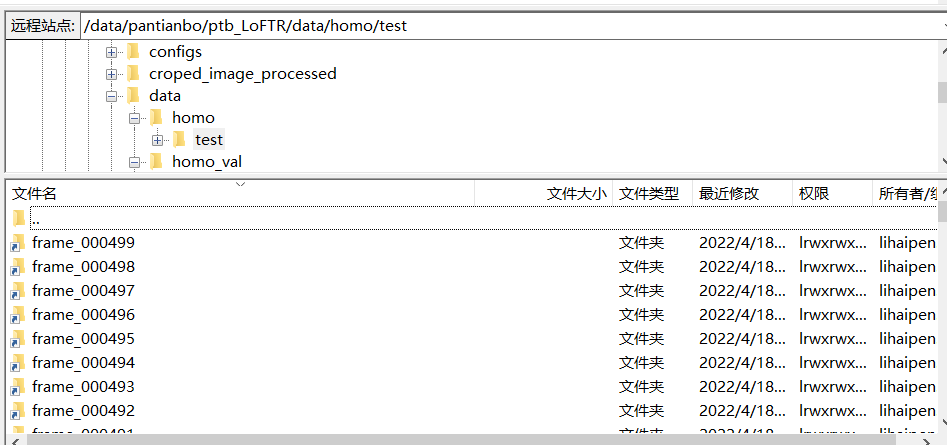
#> input picture assets/soft-links.PNG, 947 x 445 px, given as the content of the folder ../assets/soft-links.PNG, which was not available
$ python -i Process_data.py   (imports and definitions only)
#> lines starting #> are read from the running program, lines starting #| are printed output that depends on the picture; pictures that were not available may be replaced by others from this repository, and a replacement may not be noted
import cv2
import random
import numpy as np
from numpy.linalg import inv
from matplotlib import pyplot as plt
import os
import imageio
import pdb


### This function is provided by Mez Gebre's repository "deep_homography_estimation"
#   https://github.com/mez/deep_homography_estimation
#   Dataset_Generation_Visualization.ipynb

def create_gif(image_list, gif_name, duration=0.35):
    frames = []
    for image_name in image_list:
        frames.append(image_name)
    imageio.mimsave(gif_name, frames, 'GIF', duration=duration)
    return

def ImagePreProcessing(image, path):
#> called with image = 'soft-links.PNG', path = '../assets/soft-links.PNG'
    img = cv2.imread(path + '/%s' % image, 0)
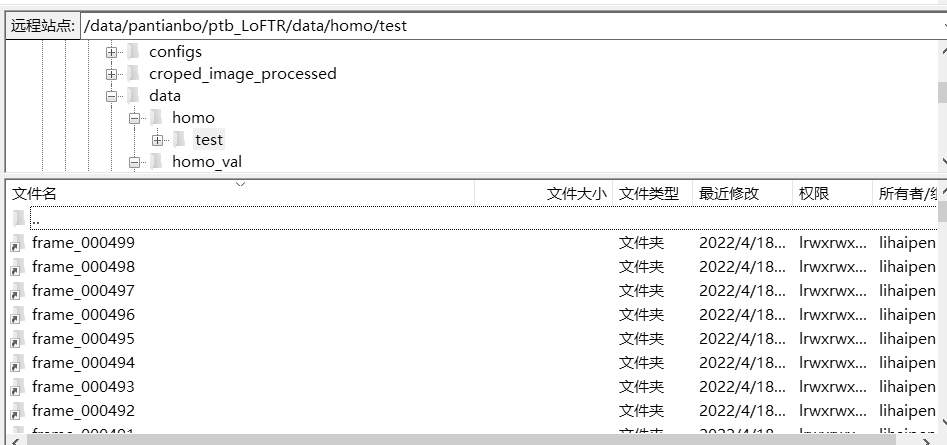
#> img: shape (445, 947); min 0, max 255, mean 242.9
    img = cv2.resize(img, (700, 700))
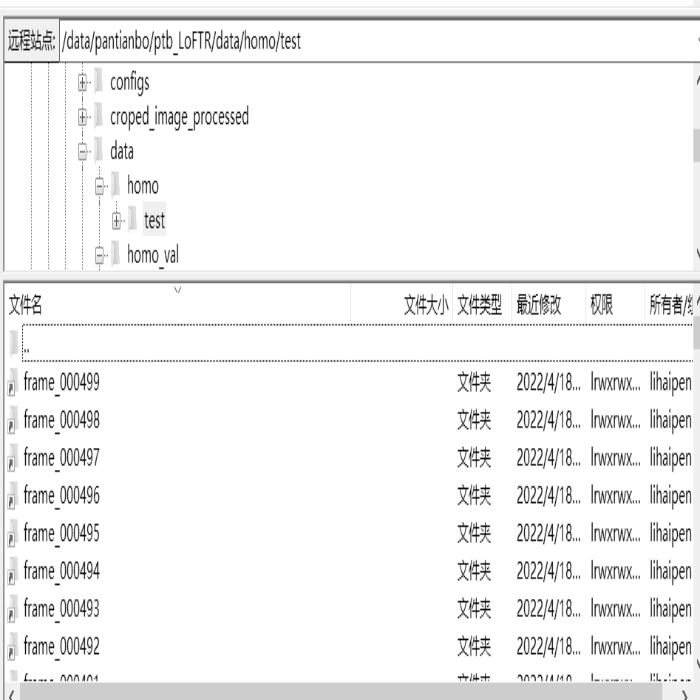
#> img: shape (700, 700); min 0, max 255, mean 242.9

    rho = 50
    patch_size = 500
    top_point = (50, 50)
    left_point = (patch_size + 50, 50)
    bottom_point = (patch_size + 50, patch_size + 50)
    right_point = (50, patch_size + 50)
    test_image = img.copy()
    four_points = [top_point, left_point, bottom_point, right_point]

    perturbed_four_points = []
    for point in four_points:
        perturbed_four_points.append((point[0] + random.randint(-rho, rho), point[1] + random.randint(-rho, rho)))

    H = cv2.getPerspectiveTransform(np.float32(four_points), np.float32(perturbed_four_points))
    H_inverse = inv(H)

    warped_image = cv2.warpPerspective(img, H_inverse, (700,700))
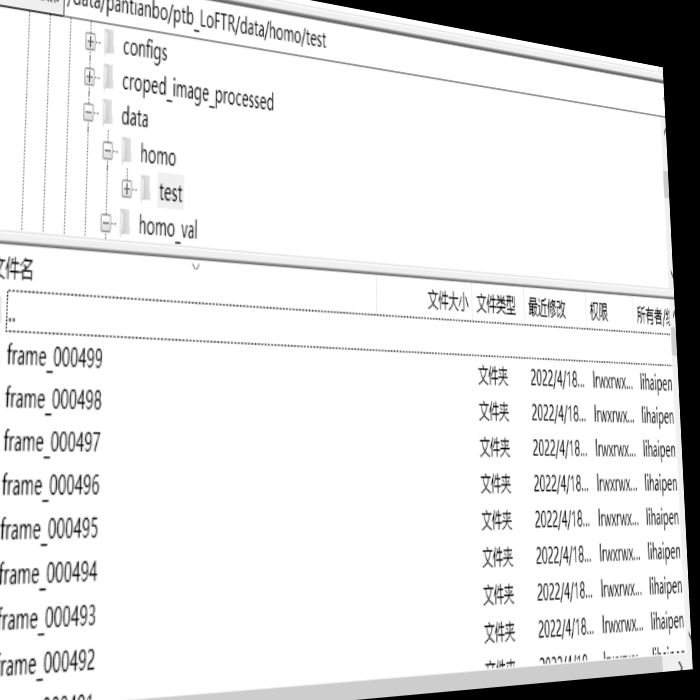
#> warped_image: shape (700, 700); min 0, max 255, mean 227.4

    annotated_warp_image = warped_image.copy()

    Ip1 = test_image[top_point[1]:bottom_point[1], top_point[0]:bottom_point[0]]
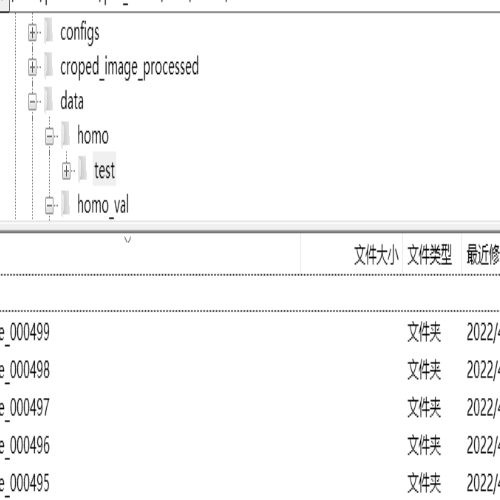
#> Ip1: shape (500, 500); min 0, max 255, mean 247.2
    Ip2 = warped_image[top_point[1]:bottom_point[1], top_point[0]:bottom_point[0]]
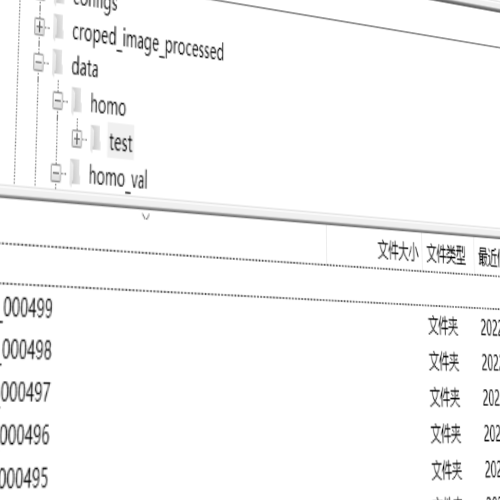
#> Ip2: shape (500, 500); min 5, max 255, mean 247.7
    #x_warp = cv2.warpPerspective(Ip1, H_inverse, (Ip2.shape[1], Ip2.shape[0]))
    image_list = (img, warped_image)
    duration = 0.35
    # [4 lines of commented-out code are left out]
    training_image = np.dstack((Ip1, Ip2))
    H_four_points = np.subtract(np.array(perturbed_four_points), np.array(four_points))
    #datum = (training_image, H_four_points)
    data ={
        'image0': Ip1,
        'Homography0': H,
        'image1': Ip2,
        'Homography1': H_inverse

    }
    return img, warped_image, H_inverse


# save .npy files
def savedata(path):
    lst = os.listdir(path)
    os.makedirs(path + '_processed/')
    new_path = path + '_processed/'
    #pdb.set_trace()
    for i in lst:
        image, warped_image, H_inverse = ImagePreProcessing(i, path)
#> H_inverse = [[1.26, -0.0425, -6.86], [0.213, 1.04, -60.47], [0.000448, -0.000143, 1]]
        os.makedirs(path + '_processed/' + '%s' % i.split('.')[0])
        save_path = path + '_processed/' + '%s' % i.split('.')[0]
        cv2.imwrite(save_path + '/img.png', image)
        cv2.imwrite(save_path + '/warped_img.png', warped_image)
        np.savetxt(save_path + '/gt_homo.txt', H_inverse.reshape(9,1))

# [3 lines not run here, left out]

>>> result = savedata('../assets/soft-links.PNG')

$ run again, on assets/val_intrinsic.PNG
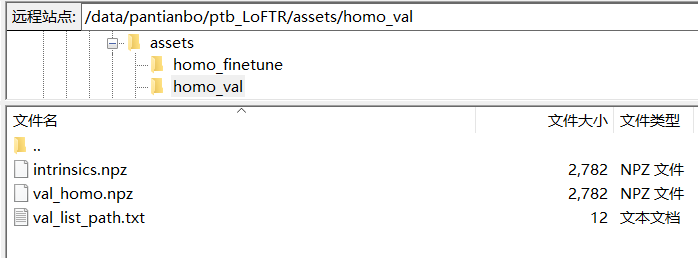
#> input picture assets/val_intrinsic.PNG, 698 x 258 px, given as the content of the folder ../assets/val_intrinsic.PNG, which was not available
#> in ImagePreProcessing, `warped_image = cv2.warpPerspective(img, H_inverse, (700,700))`:
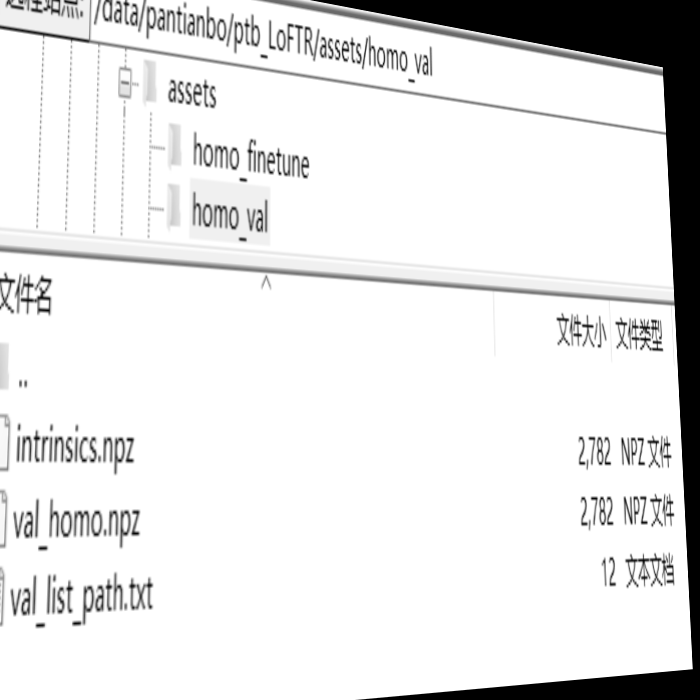
#> warped_image: shape (700, 700); min 0, max 255, mean 229
#> in ImagePreProcessing, `Ip2 = warped_image[top_point[1]:bottom_point[1], top_point[0]:bottom_p..`:
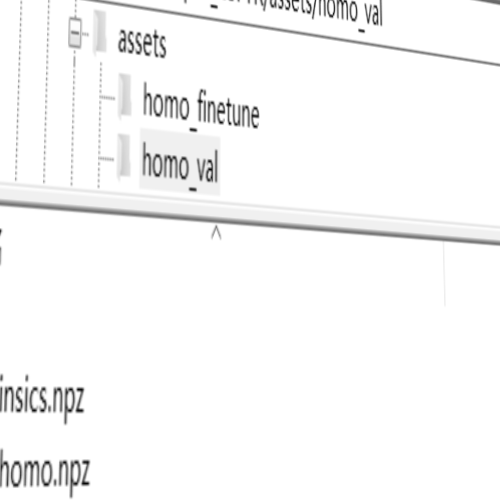
#> Ip2: shape (500, 500); min 5, max 255, mean 247.9
#> H_inverse = [[1.26, -0.0425, -6.86], [0.213, 1.04, -60.47], [0.000448, -0.000143, 1]]
